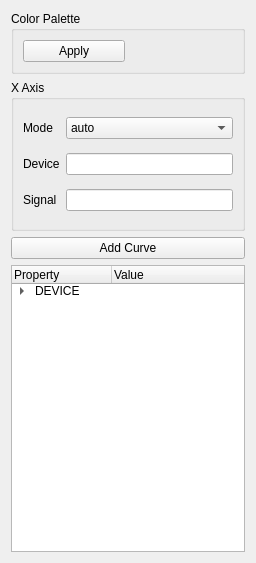
<?xml version="1.0" encoding="UTF-8"?>
<ui version="4.0">
    <class>Form</class>
    <widget class="QWidget" name="Form">
        <property name="geometry">
            <rect>
                <x>0</x>
                <y>0</y>
                <width>256</width>
                <height>563</height>
            </rect>
        </property>
        <property name="windowTitle">
            <string>Form</string>
        </property>
        <layout class="QVBoxLayout" name="verticalLayout_2">
            <item>
                <widget class="QGroupBox" name="groupBox_2">
                    <property name="title">
                        <string>Color Palette</string>
                    </property>
                    <layout class="QHBoxLayout" name="horizontalLayout">
                        <item>
                            <widget class="QPushButton" name="pushButton">
                                <property name="text">
                                    <string>Apply</string>
                                </property>
                            </widget>
                        </item>
                        <item>
                            <widget class="BECColorMapWidget" name="bec_color_map_widget"/>
                        </item>
                    </layout>
                </widget>
            </item>
            <item>
                <widget class="QGroupBox" name="groupBox">
                    <property name="minimumSize">
                        <size>
                            <width>0</width>
                            <height>151</height>
                        </size>
                    </property>
                    <property name="title">
                        <string>X Axis</string>
                    </property>
                    <layout class="QGridLayout" name="gridLayout">
                        <item row="0" column="0">
                            <widget class="QLabel" name="label">
                                <property name="text">
                                    <string>Mode</string>
                                </property>
                            </widget>
                        </item>
                        <item row="1" column="0">
                            <widget class="QLabel" name="label_2">
                                <property name="text">
                                    <string>Device</string>
                                </property>
                            </widget>
                        </item>
                        <item row="2" column="0">
                            <widget class="QLabel" name="label_3">
                                <property name="text">
                                    <string>Signal</string>
                                </property>
                            </widget>
                        </item>
                        <item row="1" column="1">
                            <widget class="DeviceLineEdit" name="device_line_edit"/>
                        </item>
                        <item row="0" column="1">
                            <widget class="QComboBox" name="x_mode">
                                <item>
                                    <property name="text">
                                        <string>auto</string>
                                    </property>
                                </item>
                                <item>
                                    <property name="text">
                                        <string>index</string>
                                    </property>
                                </item>
                                <item>
                                    <property name="text">
                                        <string>timestamp</string>
                                    </property>
                                </item>
                                <item>
                                    <property name="text">
                                        <string>device</string>
                                    </property>
                                </item>
                            </widget>
                        </item>
                        <item row="2" column="1">
                            <widget class="SignalLineEdit" name="signal_line_edit"/>
                        </item>
                    </layout>
                </widget>
            </item>
            <item>
                <widget class="QPushButton" name="add_curve">
                    <property name="text">
                        <string>Add Curve</string>
                    </property>
                </widget>
            </item>
            <item>
                <widget class="QTreeWidget" name="treeWidget">
                    <column>
                        <property name="text">
                            <string>Property</string>
                        </property>
                    </column>
                    <column>
                        <property name="text">
                            <string>Value</string>
                        </property>
                    </column>
                    <item>
                        <property name="text">
                            <string>DEVICE</string>
                        </property>
                        <item>
                            <property name="text">
                                <string>device</string>
                            </property>
                        </item>
                        <item>
                            <property name="text">
                                <string>name</string>
                            </property>
                        </item>
                        <item>
                            <property name="text">
                                <string>color</string>
                            </property>
                        </item>
                        <item>
                            <property name="text">
                                <string>style</string>
                            </property>
                            <property name="text">
                                <string/>
                            </property>
                        </item>
                    </item>
                </widget>
            </item>
        </layout>
    </widget>
    <customwidgets>
        <customwidget>
            <class>DeviceLineEdit</class>
            <extends>QLineEdit</extends>
            <header>device_line_edit</header>
        </customwidget>
        <customwidget>
            <class>SignalLineEdit</class>
            <extends>QLineEdit</extends>
            <header>signal_line_edit</header>
        </customwidget>
        <customwidget>
            <class>BECColorMapWidget</class>
            <extends>QWidget</extends>
            <header>bec_color_map_widget</header>
        </customwidget>
    </customwidgets>
    <resources/>
    <connections>
        <connection>
            <sender>device_line_edit</sender>
            <signal>device_selected(QString)</signal>
            <receiver>signal_line_edit</receiver>
            <slot>set_device(QString)</slot>
            <hints>
                <hint type="sourcelabel">
                    <x>158</x>
                    <y>174</y>
                </hint>
                <hint type="destinationlabel">
                    <x>165</x>
                    <y>222</y>
                </hint>
            </hints>
        </connection>
    </connections>
</ui>
